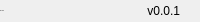
              <widget class="QFrame" name="bottomBar">
               <property name="minimumSize">
                <size>
                 <width>0</width>
                 <height>22</height>
                </size>
               </property>
               <property name="maximumSize">
                <size>
                 <width>16777215</width>
                 <height>22</height>
                </size>
               </property>
               <property name="frameShape">
                <enum>QFrame::NoFrame</enum>
               </property>
               <property name="frameShadow">
                <enum>QFrame::Raised</enum>
               </property>
               <layout class="QHBoxLayout" name="horizontalLayout_5">
                <property name="spacing">
                 <number>0</number>
                </property>
                <property name="leftMargin">
                 <number>0</number>
                </property>
                <property name="topMargin">
                 <number>0</number>
                </property>
                <property name="rightMargin">
                 <number>0</number>
                </property>
                <property name="bottomMargin">
                 <number>0</number>
                </property>
                <item>
                 <widget class="QLabel" name="creditsLabel">
                  <property name="maximumSize">
                   <size>
                    <width>16777215</width>
                    <height>16</height>
                   </size>
                  </property>
                  <property name="font">
                   <font>
                    <family>Segoe UI</family>
                    <pointsize>-1</pointsize>
                    <italic>false</italic>
                    <bold>false</bold>
                   </font>
                  </property>
                  <property name="text">
                   <string>By: Chen</string>
                  </property>
                  <property name="alignment">
                   <set>Qt::AlignLeading|Qt::AlignLeft|Qt::AlignVCenter</set>
                  </property>
                 </widget>
                </item>
                <item>
                 <widget class="QLabel" name="version">
                  <property name="text">
                   <string>v0.0.1</string>
                  </property>
                  <property name="alignment">
                   <set>Qt::AlignRight|Qt::AlignTrailing|Qt::AlignVCenter</set>
                  </property>
                 </widget>
                </item>
                <item>
                 <widget class="QFrame" name="frame_size_grip">
                  <property name="minimumSize">
                   <size>
                    <width>20</width>
                    <height>0</height>
                   </size>
                  </property>
                  <property name="maximumSize">
                   <size>
                    <width>20</width>
                    <height>16777215</height>
                   </size>
                  </property>
                  <property name="frameShape">
                   <enum>QFrame::NoFrame</enum>
                  </property>
                  <property name="frameShadow">
                   <enum>QFrame::Raised</enum>
                  </property>
                 </widget>
                </item>
               </layout>
              </widget>
